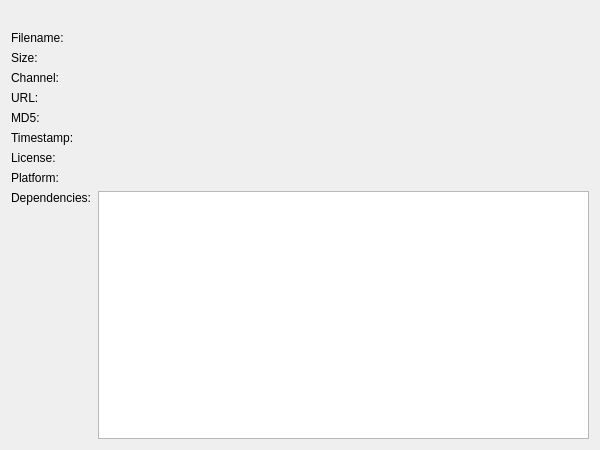
<?xml version="1.0" encoding="UTF-8"?>
<ui version="4.0">
 <class>CondaPackageDetailsWidget</class>
 <widget class="QWidget" name="CondaPackageDetailsWidget">
  <property name="geometry">
   <rect>
    <x>0</x>
    <y>0</y>
    <width>600</width>
    <height>450</height>
   </rect>
  </property>
  <layout class="QGridLayout" name="gridLayout">
   <item row="0" column="0" colspan="2">
    <widget class="QLabel" name="headerLabel">
     <property name="text">
      <string/>
     </property>
    </widget>
   </item>
   <item row="1" column="0">
    <widget class="QLabel" name="label_2">
     <property name="text">
      <string>Filename:</string>
     </property>
    </widget>
   </item>
   <item row="1" column="1">
    <widget class="QLabel" name="filenameLabel"/>
   </item>
   <item row="2" column="0">
    <widget class="QLabel" name="label_3">
     <property name="text">
      <string>Size:</string>
     </property>
    </widget>
   </item>
   <item row="2" column="1">
    <widget class="QLabel" name="sizeLabel"/>
   </item>
   <item row="3" column="0">
    <widget class="QLabel" name="label_5">
     <property name="text">
      <string>Channel:</string>
     </property>
    </widget>
   </item>
   <item row="3" column="1">
    <widget class="QLabel" name="channelLabel"/>
   </item>
   <item row="4" column="0">
    <widget class="QLabel" name="label_4">
     <property name="text">
      <string>URL:</string>
     </property>
     <property name="alignment">
      <set>Qt::AlignLeading|Qt::AlignLeft|Qt::AlignTop</set>
     </property>
    </widget>
   </item>
   <item row="4" column="1">
    <widget class="QLabel" name="urlLabel">
     <property name="wordWrap">
      <bool>true</bool>
     </property>
    </widget>
   </item>
   <item row="5" column="0">
    <widget class="QLabel" name="label_6">
     <property name="text">
      <string>MD5:</string>
     </property>
    </widget>
   </item>
   <item row="5" column="1">
    <widget class="QLabel" name="md5Label"/>
   </item>
   <item row="6" column="0">
    <widget class="QLabel" name="label_7">
     <property name="text">
      <string>Timestamp:</string>
     </property>
    </widget>
   </item>
   <item row="6" column="1">
    <widget class="QLabel" name="timestampLabel"/>
   </item>
   <item row="7" column="0">
    <widget class="QLabel" name="label_8">
     <property name="text">
      <string>License:</string>
     </property>
    </widget>
   </item>
   <item row="7" column="1">
    <widget class="QLabel" name="licenseLabel"/>
   </item>
   <item row="8" column="0">
    <widget class="QLabel" name="label_9">
     <property name="text">
      <string>Platform:</string>
     </property>
    </widget>
   </item>
   <item row="8" column="1">
    <widget class="QLabel" name="platformLabel"/>
   </item>
   <item row="9" column="0">
    <widget class="QLabel" name="label_10">
     <property name="text">
      <string>Dependencies:</string>
     </property>
     <property name="alignment">
      <set>Qt::AlignLeading|Qt::AlignLeft|Qt::AlignTop</set>
     </property>
    </widget>
   </item>
   <item row="9" column="1">
    <widget class="QPlainTextEdit" name="dependenciesEdit">
     <property name="readOnly">
      <bool>true</bool>
     </property>
    </widget>
   </item>
  </layout>
 </widget>
 <resources/>
 <connections/>
</ui>
